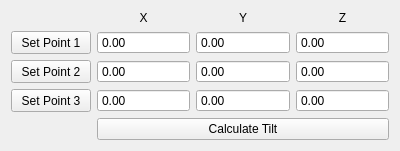
<?xml version="1.0" encoding="UTF-8"?>
<ui version="4.0">
 <class>tilt_correction_widget</class>
 <widget class="QWidget" name="tilt_correction_widget">
  <property name="geometry">
   <rect>
    <x>0</x>
    <y>0</y>
    <width>400</width>
    <height>147</height>
   </rect>
  </property>
  <property name="windowTitle">
   <string>Tilt Correction</string>
  </property>
  <layout class="QGridLayout" name="gridLayout">
   <item row="3" column="0">
    <widget class="QPushButton" name="set_point_3_pushButton">
     <property name="sizePolicy">
      <sizepolicy hsizetype="Preferred" vsizetype="Preferred">
       <horstretch>0</horstretch>
       <verstretch>0</verstretch>
      </sizepolicy>
     </property>
     <property name="minimumSize">
      <size>
       <width>75</width>
       <height>0</height>
      </size>
     </property>
     <property name="maximumSize">
      <size>
       <width>16777215</width>
       <height>16777215</height>
      </size>
     </property>
     <property name="text">
      <string>Set Point 3</string>
     </property>
    </widget>
   </item>
   <item row="1" column="1">
    <widget class="ScienDSpinBox" name="point_1_axis_1_scienDSpinBox">
     <property name="enabled">
      <bool>true</bool>
     </property>
     <property name="sizePolicy">
      <sizepolicy hsizetype="Expanding" vsizetype="Fixed">
       <horstretch>0</horstretch>
       <verstretch>0</verstretch>
      </sizepolicy>
     </property>
     <property name="minimumSize">
      <size>
       <width>70</width>
       <height>0</height>
      </size>
     </property>
     <property name="maximumSize">
      <size>
       <width>16777215</width>
       <height>16777215</height>
      </size>
     </property>
     <property name="readOnly">
      <bool>true</bool>
     </property>
     <property name="buttonSymbols">
      <enum>QAbstractSpinBox::NoButtons</enum>
     </property>
     <property name="decimals">
      <number>2</number>
     </property>
     <property name="maximum">
      <double>200.000000000000000</double>
     </property>
    </widget>
   </item>
   <item row="1" column="0">
    <widget class="QPushButton" name="set_point_1_pushButton">
     <property name="sizePolicy">
      <sizepolicy hsizetype="Preferred" vsizetype="Preferred">
       <horstretch>0</horstretch>
       <verstretch>0</verstretch>
      </sizepolicy>
     </property>
     <property name="minimumSize">
      <size>
       <width>75</width>
       <height>0</height>
      </size>
     </property>
     <property name="maximumSize">
      <size>
       <width>16777215</width>
       <height>16777215</height>
      </size>
     </property>
     <property name="text">
      <string>Set Point 1</string>
     </property>
    </widget>
   </item>
   <item row="2" column="3">
    <widget class="ScienDSpinBox" name="point_2_axis_3_scienDSpinBox">
     <property name="enabled">
      <bool>true</bool>
     </property>
     <property name="sizePolicy">
      <sizepolicy hsizetype="Expanding" vsizetype="Fixed">
       <horstretch>0</horstretch>
       <verstretch>0</verstretch>
      </sizepolicy>
     </property>
     <property name="minimumSize">
      <size>
       <width>70</width>
       <height>0</height>
      </size>
     </property>
     <property name="maximumSize">
      <size>
       <width>16777215</width>
       <height>16777215</height>
      </size>
     </property>
     <property name="readOnly">
      <bool>true</bool>
     </property>
     <property name="buttonSymbols">
      <enum>QAbstractSpinBox::NoButtons</enum>
     </property>
     <property name="decimals">
      <number>2</number>
     </property>
     <property name="minimum">
      <double>-100.000000000000000</double>
     </property>
     <property name="maximum">
      <double>100.000000000000000</double>
     </property>
    </widget>
   </item>
   <item row="2" column="2">
    <widget class="ScienDSpinBox" name="point_2_axis_2_scienDSpinBox">
     <property name="enabled">
      <bool>true</bool>
     </property>
     <property name="sizePolicy">
      <sizepolicy hsizetype="Expanding" vsizetype="Fixed">
       <horstretch>0</horstretch>
       <verstretch>0</verstretch>
      </sizepolicy>
     </property>
     <property name="minimumSize">
      <size>
       <width>70</width>
       <height>0</height>
      </size>
     </property>
     <property name="maximumSize">
      <size>
       <width>16777215</width>
       <height>16777215</height>
      </size>
     </property>
     <property name="readOnly">
      <bool>true</bool>
     </property>
     <property name="buttonSymbols">
      <enum>QAbstractSpinBox::NoButtons</enum>
     </property>
     <property name="decimals">
      <number>2</number>
     </property>
     <property name="maximum">
      <double>200.000000000000000</double>
     </property>
    </widget>
   </item>
   <item row="1" column="3">
    <widget class="ScienDSpinBox" name="point_1_axis_3_scienDSpinBox">
     <property name="enabled">
      <bool>true</bool>
     </property>
     <property name="sizePolicy">
      <sizepolicy hsizetype="Expanding" vsizetype="Fixed">
       <horstretch>0</horstretch>
       <verstretch>0</verstretch>
      </sizepolicy>
     </property>
     <property name="minimumSize">
      <size>
       <width>70</width>
       <height>0</height>
      </size>
     </property>
     <property name="maximumSize">
      <size>
       <width>16777215</width>
       <height>16777215</height>
      </size>
     </property>
     <property name="readOnly">
      <bool>true</bool>
     </property>
     <property name="buttonSymbols">
      <enum>QAbstractSpinBox::NoButtons</enum>
     </property>
     <property name="decimals">
      <number>2</number>
     </property>
     <property name="minimum">
      <double>-100.000000000000000</double>
     </property>
     <property name="maximum">
      <double>100.000000000000000</double>
     </property>
    </widget>
   </item>
   <item row="1" column="2">
    <widget class="ScienDSpinBox" name="point_1_axis_2_scienDSpinBox">
     <property name="enabled">
      <bool>true</bool>
     </property>
     <property name="sizePolicy">
      <sizepolicy hsizetype="Expanding" vsizetype="Fixed">
       <horstretch>0</horstretch>
       <verstretch>0</verstretch>
      </sizepolicy>
     </property>
     <property name="minimumSize">
      <size>
       <width>70</width>
       <height>0</height>
      </size>
     </property>
     <property name="maximumSize">
      <size>
       <width>16777215</width>
       <height>16777215</height>
      </size>
     </property>
     <property name="readOnly">
      <bool>true</bool>
     </property>
     <property name="buttonSymbols">
      <enum>QAbstractSpinBox::NoButtons</enum>
     </property>
     <property name="decimals">
      <number>2</number>
     </property>
     <property name="maximum">
      <double>200.000000000000000</double>
     </property>
    </widget>
   </item>
   <item row="3" column="3">
    <widget class="ScienDSpinBox" name="point_3_axis_3_scienDSpinBox">
     <property name="enabled">
      <bool>true</bool>
     </property>
     <property name="sizePolicy">
      <sizepolicy hsizetype="Expanding" vsizetype="Fixed">
       <horstretch>0</horstretch>
       <verstretch>0</verstretch>
      </sizepolicy>
     </property>
     <property name="minimumSize">
      <size>
       <width>70</width>
       <height>0</height>
      </size>
     </property>
     <property name="maximumSize">
      <size>
       <width>16777215</width>
       <height>16777215</height>
      </size>
     </property>
     <property name="readOnly">
      <bool>true</bool>
     </property>
     <property name="buttonSymbols">
      <enum>QAbstractSpinBox::NoButtons</enum>
     </property>
     <property name="decimals">
      <number>2</number>
     </property>
     <property name="minimum">
      <double>-100.000000000000000</double>
     </property>
     <property name="maximum">
      <double>100.000000000000000</double>
     </property>
    </widget>
   </item>
   <item row="4" column="1" colspan="3">
    <widget class="QPushButton" name="calculate_tilt_pushButton">
     <property name="sizePolicy">
      <sizepolicy hsizetype="Preferred" vsizetype="Fixed">
       <horstretch>0</horstretch>
       <verstretch>0</verstretch>
      </sizepolicy>
     </property>
     <property name="text">
      <string>Calculate Tilt</string>
     </property>
    </widget>
   </item>
   <item row="3" column="1">
    <widget class="ScienDSpinBox" name="point_3_axis_1_scienDSpinBox">
     <property name="enabled">
      <bool>true</bool>
     </property>
     <property name="sizePolicy">
      <sizepolicy hsizetype="Expanding" vsizetype="Fixed">
       <horstretch>0</horstretch>
       <verstretch>0</verstretch>
      </sizepolicy>
     </property>
     <property name="minimumSize">
      <size>
       <width>70</width>
       <height>0</height>
      </size>
     </property>
     <property name="maximumSize">
      <size>
       <width>16777215</width>
       <height>16777215</height>
      </size>
     </property>
     <property name="readOnly">
      <bool>true</bool>
     </property>
     <property name="buttonSymbols">
      <enum>QAbstractSpinBox::NoButtons</enum>
     </property>
     <property name="decimals">
      <number>2</number>
     </property>
     <property name="maximum">
      <double>200.000000000000000</double>
     </property>
    </widget>
   </item>
   <item row="2" column="0">
    <widget class="QPushButton" name="set_point_2_pushButton">
     <property name="sizePolicy">
      <sizepolicy hsizetype="Preferred" vsizetype="Preferred">
       <horstretch>0</horstretch>
       <verstretch>0</verstretch>
      </sizepolicy>
     </property>
     <property name="minimumSize">
      <size>
       <width>75</width>
       <height>0</height>
      </size>
     </property>
     <property name="maximumSize">
      <size>
       <width>16777215</width>
       <height>16777215</height>
      </size>
     </property>
     <property name="text">
      <string>Set Point 2</string>
     </property>
    </widget>
   </item>
   <item row="2" column="1">
    <widget class="ScienDSpinBox" name="point_2_axis_1_scienDSpinBox">
     <property name="enabled">
      <bool>true</bool>
     </property>
     <property name="sizePolicy">
      <sizepolicy hsizetype="Expanding" vsizetype="Fixed">
       <horstretch>0</horstretch>
       <verstretch>0</verstretch>
      </sizepolicy>
     </property>
     <property name="minimumSize">
      <size>
       <width>70</width>
       <height>0</height>
      </size>
     </property>
     <property name="maximumSize">
      <size>
       <width>16777215</width>
       <height>16777215</height>
      </size>
     </property>
     <property name="readOnly">
      <bool>true</bool>
     </property>
     <property name="buttonSymbols">
      <enum>QAbstractSpinBox::NoButtons</enum>
     </property>
     <property name="decimals">
      <number>2</number>
     </property>
     <property name="maximum">
      <double>200.000000000000000</double>
     </property>
    </widget>
   </item>
   <item row="3" column="2">
    <widget class="ScienDSpinBox" name="point_3_axis_2_scienDSpinBox">
     <property name="enabled">
      <bool>true</bool>
     </property>
     <property name="sizePolicy">
      <sizepolicy hsizetype="Expanding" vsizetype="Fixed">
       <horstretch>0</horstretch>
       <verstretch>0</verstretch>
      </sizepolicy>
     </property>
     <property name="minimumSize">
      <size>
       <width>70</width>
       <height>0</height>
      </size>
     </property>
     <property name="maximumSize">
      <size>
       <width>16777215</width>
       <height>16777215</height>
      </size>
     </property>
     <property name="readOnly">
      <bool>true</bool>
     </property>
     <property name="buttonSymbols">
      <enum>QAbstractSpinBox::NoButtons</enum>
     </property>
     <property name="decimals">
      <number>2</number>
     </property>
     <property name="maximum">
      <double>200.000000000000000</double>
     </property>
    </widget>
   </item>
   <item row="0" column="1">
    <widget class="QLabel" name="axis_1_label">
     <property name="sizePolicy">
      <sizepolicy hsizetype="Preferred" vsizetype="Fixed">
       <horstretch>0</horstretch>
       <verstretch>0</verstretch>
      </sizepolicy>
     </property>
     <property name="text">
      <string>X</string>
     </property>
     <property name="alignment">
      <set>Qt::AlignCenter</set>
     </property>
    </widget>
   </item>
   <item row="0" column="2">
    <widget class="QLabel" name="axis_2_label">
     <property name="sizePolicy">
      <sizepolicy hsizetype="Preferred" vsizetype="Fixed">
       <horstretch>0</horstretch>
       <verstretch>0</verstretch>
      </sizepolicy>
     </property>
     <property name="text">
      <string>Y</string>
     </property>
     <property name="alignment">
      <set>Qt::AlignCenter</set>
     </property>
    </widget>
   </item>
   <item row="0" column="3">
    <widget class="QLabel" name="axis_3_label">
     <property name="sizePolicy">
      <sizepolicy hsizetype="Preferred" vsizetype="Fixed">
       <horstretch>0</horstretch>
       <verstretch>0</verstretch>
      </sizepolicy>
     </property>
     <property name="text">
      <string>Z</string>
     </property>
     <property name="alignment">
      <set>Qt::AlignCenter</set>
     </property>
    </widget>
   </item>
  </layout>
 </widget>
 <customwidgets>
  <customwidget>
   <class>ScienDSpinBox</class>
   <extends>QDoubleSpinBox</extends>
   <header>qudi.core.gui.qtwidgets.scientific_spinbox.h</header>
  </customwidget>
 </customwidgets>
 <resources/>
 <connections/>
</ui>
